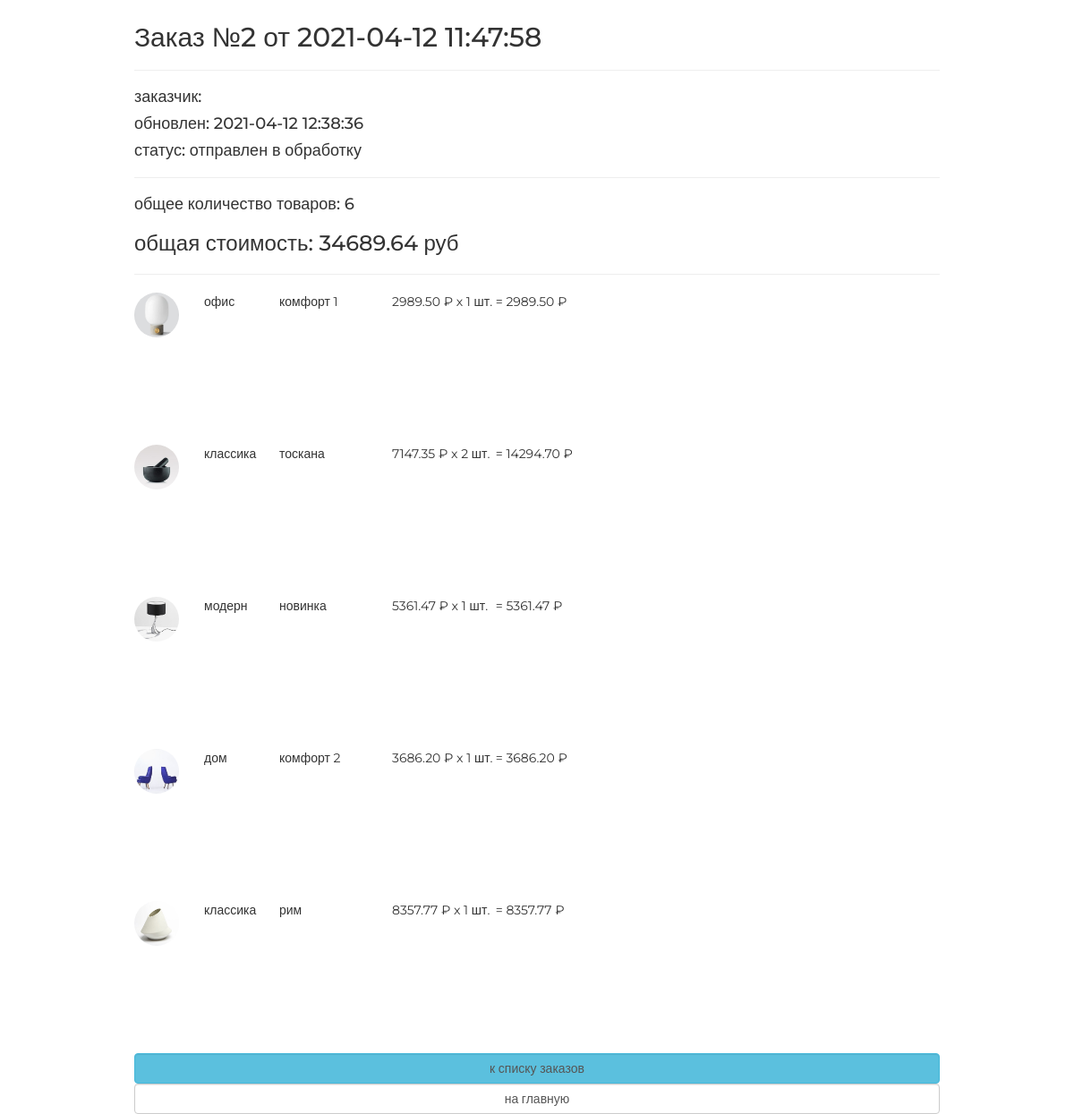
/order/read/2/, run on the app's committed database.
### ordersapp/models.py (models this page shows, shortened)
class Order(models.Model):
    FORMING = 'FM'
    SEND_TO_PROCEED = 'STP'
    PROCEEDED = 'PRD'
    PAID = 'PD'
    READY = 'RDY'
    CANCEL = 'CNC'
    ORDER_STATUSES = (
        (FORMING, 'формируется'),
        (SEND_TO_PROCEED, 'отправлен в обработку'),
        (PROCEEDED, 'обработан'),
        (PAID, 'оплачен'),
        (READY, 'готов к выдаче'),
        (CANCEL, 'отменен'),
    )
    user = models.ForeignKey(settings.AUTH_USER_MODEL, on_delete=models.CASCADE)
    created = models.DateTimeField(auto_now_add=True, verbose_name='создан')
    updated = models.DateTimeField(auto_now=True, verbose_name='изменен')
    status = models.CharField(choices=ORDER_STATUSES, default=FORMING, verbose_name='статус', max_length=3)
    is_active = models.BooleanField(default=True, verbose_name='активен')
    class Meta:
        ordering = ('-created',)
        verbose_name = 'заказ',
        verbose_name_plural = 'заказы'
    def get_total_quantity(self):
        items = self.orderitems.select_related()
        return sum(list(map(lambda x: x.quantity, items)))
    def get_total_cost(self):
        items = self.orderitems.select_related()
        return sum(list(map(lambda x: x.get_product_cost(), items)))

class OrderItem(models.Model):
    order = models.ForeignKey(Order, related_name='orderitems', on_delete=models.CASCADE)
    product = models.ForeignKey(Product, on_delete=models.CASCADE, verbose_name='продукт')
    quantity = models.PositiveIntegerField(verbose_name='количество', default=0)
    def get_product_cost(self):
        return self.quantity * self.product.price

### mainapp/models.py (models this page shows, shortened)
class Product(models.Model):
    category = models.ForeignKey(ProductCategory, on_delete=models.CASCADE)
    name = models.CharField(max_length=128, verbose_name='имя')
    image = models.ImageField(upload_to='products_image', blank=True)
    short_desc = models.CharField(max_length=64, verbose_name='краткое описание', blank=True)
    description = models.TextField(blank=True, verbose_name='описание')
    price = models.DecimalField(verbose_name='цена', max_digits=8, decimal_places=2, default=0)
    quantity = models.PositiveSmallIntegerField(verbose_name='количество на складе', default=0)
    is_active = models.BooleanField(verbose_name='активность', default=True)

class ProductCategory(models.Model):
    name = models.CharField(max_length=64, unique=True, verbose_name='имя')
    description = models.TextField(verbose_name='описание', blank=True)
    is_active = models.BooleanField(verbose_name='активность', default=True)

### ordersapp/views.py (the view)
# urls.py: path('read/<int:pk>/', ordersapp.OrderDetailView.as_view(), name='order_read'),
class OrderDetailView(DetailView):
    model = Order

### adminapp/templatetags/my_tags.py (called while the page is built)
def media_for_products(path_to_image):
    if not path_to_image:
        path_to_image = "products_images/default.jpg"
    return f'{settings.MEDIA_URL}{path_to_image}'

### mainapp/context_processors.py (called while the page is built)
def basket(request):
    basket_list = []
    if request.user.is_authenticated:
        basket_list = Basket.objects.filter(user=request.user)
    return {
        'basket': basket_list
    }

### ordersapp/templates/ordersapp/order_detail.html
{% extends "ordersapp/base.html" %}
{% load static %}
{% load my_tags %}
{% block content %}
    {% include 'ordersapp/includes/inc_order_summary.html' %}
    <div class="basket_list">
        {% for item in object.orderitems.select_related %}
            <div class="basket_record">
                <img src="{{ item.product.image|media_for_products }}"
                     alt="{{ item.product.short_desc }}" style="width: 50px;float: left">
                <span class="category_name">
                   {{ item.product.category.name }}
               </span>
                <span class="product_name">{{ item.product.name }}</span>
                <span class="product_price" style="white-space: nowrap">
                   {{ item.product.price }} &#8381; x {{ item.quantity }} шт.
               </span>
                <span class="product_cost">
                    &#160;= {{ item.get_product_cost }} &#8381;
               </span>
            </div>
        {% endfor %}
    </div>
    {% include 'ordersapp/includes/inc_order_actions.html' %}
{% endblock %}

### ordersapp/templates/ordersapp/includes/inc_order_summary.html (shortened to what this page needs)
{% if object %}
    <div class="h2">Заказ №{{ object.pk }} от {{ object.created|date:"Y-m-d H:i:s" }}</div>
    <hr>
    <div class="h4">заказчик: {{ user.last_name }} {{ user.first_name }} </div>
    <div class="h4">обновлен: {{ object.updated|date:"Y-m-d H:i:s" }}</div>
    <div class="h4">статус: {{ object.get_status_display }}</div>
    <hr>
    <div class="h4">
        общее количество товаров: <span class="order_total_quantity">{{ object.get_total_quantity }}</span>
    </div>
    <div class="h3">
        общая стоимость: <span class="order_total_cost">{{ object.get_total_cost }}</span> руб
    </div>
{% endif %}
<hr>

### static/css/style.css (style rules this page uses)
* { margin: 0; padding: 0; }
.order_container img { display: block; float: left; width: 150px; border-radius: 25px; }
body { font-family: 'Montserrat', sans-serif; }
html, body { height: 100%; }
.basket_list span.category_name { margin-left: 2em; width: 5em; position: relative; display: block; float: left; }
.basket_list span.product_name { margin-left: 1em; width: 8em; position: relative; display: block; float: left; }
.basket_list span.product_price { margin-left: 1em; width: 7em; position: relative; display: block; float: left; }
.basket_list span.product_cost { margin-left: 1em; width: 7em; position: relative; display: block; float: left; }
.basket_list .basket_record { position: relative; display: block; height: 170px; float: none; }

### data on the page
Order: pk "2", created "2021-04-12 11:47:58", updated "2021-04-12 12:38:36", status "отправлен в обработку", get_total_quantity "6", get_total_cost "34689.64"
OrderItem: product.image|media_for_products (picture), product.category.name "офис", product.name "комфорт 1", product.price "2989.50", quantity "1", get_product_cost "2989.50"
OrderItem: product.image|media_for_products (picture), product.category.name "классика", product.name "тоскана", product.price "7147.35", quantity "2", get_product_cost "14294.70"
OrderItem: product.image|media_for_products (picture), product.category.name "модерн", product.name "новинка", product.price "5361.47", quantity "1", get_product_cost "5361.47"
OrderItem: product.image|media_for_products (picture), product.category.name "дом", product.name "комфорт 2", product.price "3686.20", quantity "1", get_product_cost "3686.20"
OrderItem: product.image|media_for_products (picture), product.category.name "классика", product.name "рим", product.price "8357.77", quantity "1", get_product_cost "8357.77"
